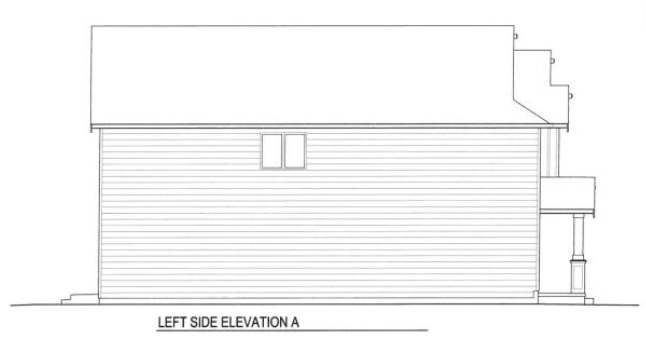
#> input picture Side Elevations/left_1.png, 646 x 345 px
$ python side_view_detector.py
#> lines starting #> are read from the running program, lines starting #| are printed output that depends on the picture; after the words box and inside, x2 and y2 are one past the last pixel; in counts of white or black regions, pixels touching at a corner belong together
#> in get_horizontal_pressure_areas_on_x, image1 is the input picture: shape (345, 646, 3); min 33, max 255, mean 247.2
import dataclasses
import cv2
import numpy as np


@dataclasses.dataclass(kw_only=True, frozen=True)
class areas:
  """Class to hold area's of each horizontal pressure point by floor.

    Note that in each dictionary, an index "0" equates to the roof, and is in
    order from top down. For example, if there was a 3 story building, index 0
    would be the roof, index 1 would be the upper floor, index 2 would be the
    main floor, and index 3 would be the bottom floor.

    It is possible to not have an index for each floor in every dictionary
    (in fact, this is usually the case).

  Attributes:
    a_area: A dictionary mapping a floors index to the sum of "a" horizontal
      pressure areas.
    b_area: A dictionary mapping a floors index to the sum of "b" horizontal
      pressure areas.
    c_area: A dictionary mapping a floors index to the sum of "c" horizontal
      pressure areas.
    d_area: A dictionary mapping a floors index to the sum of "d" horizontal
      pressure areas.
  """
  a_area: dict[int, float]
  b_area: dict[int, float]
  c_area: dict[int, float]
  d_area: dict[int, float]

  def __str__(self):
    """Converts object to debug string."""
    return f"""
      A areas: {self.a_area}
      B areas: {self.b_area}
      C areas: {self.c_area}
      D areas: {self.d_area}
      """


def detect_interest_region(image: cv2.typing.MatLike, image_len: float):
#> called with image_len = 44.2
  width = image.shape[1]
  height = image.shape[0]

  # Convert the image to grayscale
  gray = cv2.cvtColor(image, cv2.COLOR_BGR2GRAY)

  # Apply adaptive thresholding to segment the image
  threshold = cv2.adaptiveThreshold(
      gray, 255, cv2.ADAPTIVE_THRESH_MEAN_C, cv2.THRESH_BINARY_INV, 11, 5)
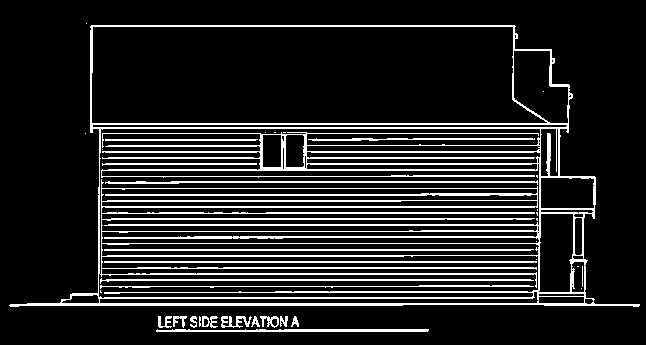
#> threshold: shape (345, 646); 13.7% white in thin lines or dots, all inside (x1, y1, x2, y2) = (9, 23, 640, 332)

  # Find contours in the thresholded image
  contours, _ = cv2.findContours(
      threshold, cv2.RETR_EXTERNAL, cv2.CHAIN_APPROX_SIMPLE)
#> contours = 14 contours, 3 with area under 20; largest, box (x1, y1, x2, y2) and area: (9, 25, 640, 307) 133056, (156, 329, 429, 332) 443, (260, 316, 279, 328) 110, (221, 316, 252, 328) 108, (202, 316, 218, 328) 90

  """
  cv2.imshow('Contours', threshold)
  cv2.waitKey(0)
  """

  # Filter contours based on aspect ratio and area
  min_aspect_ratio = 0.5
  max_aspect_ratio = 30
  min_area = 100
  max_area = width*height * 1
  area_list = []

  text_regions = []
  for contour in contours:
    x, y, w, h = cv2.boundingRect(contour)
    aspect_ratio = w / float(h)
    area = (w * h)
    if aspect_ratio > min_aspect_ratio and area > min_area \
          and aspect_ratio < max_aspect_ratio and area < max_area:
      text_regions.append((x, y, x + w, y + h))
      area_list.append(area)
#> this loop made 14 passes
#> (x, y, w, h, aspect_ratio, area) on passes 1 to 8: (156, 329, 273, 3, 91, 819), (291, 316, 8, 11, 0.727, 88), (280, 316, 8, 11, 0.727, 88), (260, 316, 19, 12, 1.58, 228), (251, 316, 9, 11, 0.818, 99), (221, 316, 31, 12, 2.58, 372), (202, 316, 16, 12, 1.33, 192), (199, 316, 2, 11, 0.182, 22)
#> after the loop, area_list = [228, 372, 192, 168, 168, 177942]; text_regions = [(260, 316, 279, 328), (221, 316, 252, 328), (202, 316, 218, 328), (173, 316, 187, 328), (158, 316, 172, 328), (9, 25, 640, 307)]

  # detect the main region
  main_region = text_regions[np.argmax(area_list)]
#> main_region = (9, 25, 640, 307)
  main_region = list(main_region)
#> main_region = [9, 25, 640, 307]

  # detect right text region
  right_text = []
  right_x = []
  for text_region in text_regions:
    x1, y1, x2, y2 = text_region
    if x1 > 0.75*width and y1 < 0.5 * height:
      right_text.append(text_region)
      right_x.append(x1)
#> this loop made 6 passes
#> after the loop, right_text = []; right_x = []

  if len(right_x) > 2:
    main_region[2] = np.min(right_x)

  # detect left text region
  left_text = []
  left_x = []
  for text_region in text_regions:
    x1, y1, x2, y2 = text_region
    if x1 < 0.25*width and y1 < 0.5 * height:
      left_text.append(text_region)
      left_x.append(x1)
#> after the loop, left_text = [(9, 25, 640, 307)]; left_x = [9]

  if len(left_x) > 2:
    main_region[0] = np.max(left_x)

  # get the interst region
  image_ = np.ones(image.shape, dtype=np.uint8)*255
  x1, y1, x2, y2 = main_region
  image_[y1:y2, x1:x2, :] = image[y1:y2, x1:x2, :]

  # Convert the image to grayscale
  gray = cv2.cvtColor(image_, cv2.COLOR_BGR2GRAY)

  # Apply edge detection to find the edges of the building
  edges = cv2.Canny(gray, 50, 150)
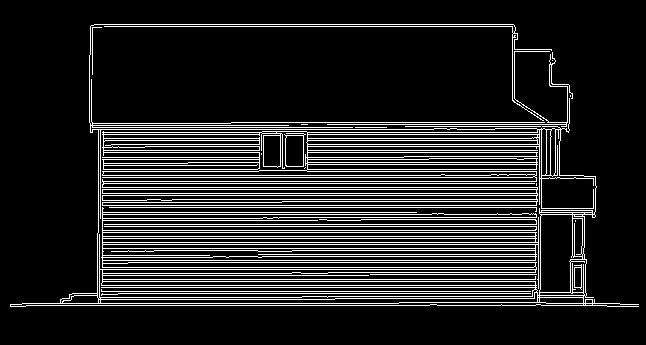
#> edges: shape (345, 646); 13.8% white in thin lines or dots, all inside (x1, y1, x2, y2) = (10, 24, 639, 307)

  # Apply line detection
  lines = cv2.HoughLinesP(edges, 1, np.pi/180,
                          threshold=20, minLineLength=20, maxLineGap=10)
#> lines = 168 rows, first 6: [97, 260, 540, 260], [104, 26, 514, 26], [98, 214, 594, 214], [98, 205, 541, 205], [97, 281, 540, 281], [128, 262, 540, 262]

  # detect first vertical line and last vertical line
  vertical_x = []
  for line in lines:
    x1, y1, x2, y2 = line[0]
    if np.abs(x1 - x2) < 3:
      vertical_x.append(x1)
#> this loop made 168 passes
#> after the loop, vertical_x = [90, 574, 89, 567, 572, 90, 570, 583, 98, 584, 539, 536, 583, 99, 539, 100, 102, 550, 550, 595, 541, 97, 546]

  main_region[0] = np.min(vertical_x) - 5
  main_region[1] = main_region[1] - 5
  main_region[2] = np.max(vertical_x) + 5
  main_region[3] = main_region[3] + 5
  # get the interest region

  x1, y1, x2, y2 = main_region
#> x1 = 84; y1 = 20; x2 = 600; y2 = 312
  image_len = image_len*(x2-x1)/image.shape[1]
#> image_len = 35.31
  image_ = image[y1:y2, x1:x2, :].copy()
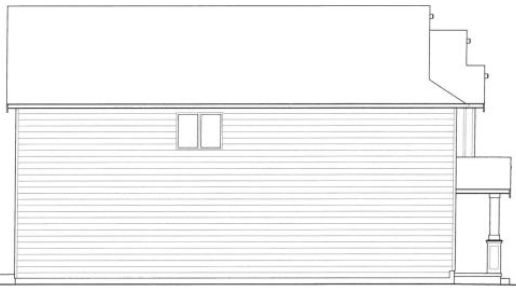
#> image_: shape (292, 516, 3); min 38, max 255, mean 245

  return image_, image_len, [x1, y1]


def detect_left_wall(lines, plate_top, plate_bottom, image, th=0.7, depth=0.15, gap=10, roof=False):
  if lines is None:
      return []

  left_vertical_lines = []
  left_vertical_len = []
  left_vertical_x = []
  left_wall = []

  for line in lines:
    x1, y1, x2, y2 = line[0]
    if np.abs(x1 - x2) < 3 and x1 < image.shape[1]*depth and y1 > plate_top[0][1] - 10 and y1 < plate_bottom[0][1] + 10:
      left_vertical_lines.append(line)

      for line in lines:
        x11, y11, x22, y22 = line[0]
        if y22 > y2 and (y11 - y2) < gap and np.abs(x11 - x22) < 5 and np.abs(x1 - x22) < 5 and y11 > plate_top[0][1]:
          y2 = y22
          left_vertical_lines[-1][0][3] = y2

      left_vertical_x.append(x1)
      left_vertical_len.append(np.abs(y2-y1))

  for i in range(len(left_vertical_x)):
      n = np.argmin(left_vertical_x)
      if left_vertical_len[n] > th * np.abs(plate_top[0][1] - plate_bottom[0][1]):
        left_wall = left_vertical_lines[n]
        break
      left_vertical_x[n] = image.shape[0]
  if len(left_wall) == 0:
    try:
      left_wall = left_vertical_lines[np.argmax(left_vertical_len)]
    except:
      left_wall = []
  if (plate_bottom[0][3] - left_wall[0][3]) < (plate_bottom[0][3] - plate_top[0][3])*0.3 and roof:
    return []
  else:
    return left_wall


def detect_right_wall(lines, plate_top, plate_bottom, image, th=0.7, depth=0.85, gap=10, roof=False):
  if lines is None:
    return []

  right_vertical_lines = []
  right_vertical_len = []
  right_vertical_x = []
  right_wall = []
  if lines is not None:
    for line in lines:
      x1, y1, x2, y2 = line[0]
      if np.abs(x1 - x2) < 5 and x1 > image.shape[1]*depth and y1 > plate_top[0][1] and y1 < plate_bottom[0][1]:
        right_vertical_lines.append(line)

        for line in lines:
          x11, y11, x22, y22 = line[0]
          if y22 > y2 and (y11 - y2) < gap and np.abs(x11 - x22) < 5 and np.abs(x1 - x22) < 5 and y11 > plate_top[0][1]:
            y2 = y22
            right_vertical_lines[-1][0][3] = y2
        right_vertical_len.append(np.abs(y2-y1))
        right_vertical_x.append(x1)

  for i in range(len(right_vertical_x)):
      n = np.argmax(right_vertical_x)
      if right_vertical_len[n] > th * np.abs(plate_top[0][1] - plate_bottom[0][1]):
        right_wall = right_vertical_lines[n]
        break
      right_vertical_x[n] = 0
  if len(right_wall) == 0:
    right_wall = right_vertical_lines[np.argmax(right_vertical_len)]

  if (plate_bottom[0][3] - right_wall[0][3]) < (plate_bottom[0][3] - plate_top[0][3])*0.3 and roof:
    return []
  else:
    return right_wall


def detect_bottom(lines, image):
  bottom_lines = []
  bottom_len = []
  bottom_y = []
  bottom = []

  if lines is not None:
    for line in lines:
      x1, y1, x2, y2 = line[0]
      if np.abs(y1 - y2) < 5 and y1 > image.shape[0]*0.9:
        bottom_lines.append(line)
        bottom_len.append(np.abs(x2-x1))
        bottom_y.append(y1)

  for i in range(len(bottom_y)):
    n = np.argmax(bottom_y)
    if bottom_len[n] > 0.5*image.shape[1]:
      bottom = bottom_lines[n]
      break
    bottom_y[n] = 0
  if len(bottom) == 0:
    bottom = bottom_lines[np.argmax(bottom_len)]
  return bottom


def detect_roof_top(lines, image):
  top_roof_lines = []
  top_roof_len = []

  if lines is not None:
    for line in lines:
      x1, y1, x2, y2 = line[0]
      if np.abs(y1 - y2) < 5 and y1 < image.shape[0]*0.2:
        top_roof_lines.append(line)
        top_roof_len.append(np.abs(x2-x1))

  roof_top = top_roof_lines[np.argmax(top_roof_len)]
  return roof_top


def detect_plate_top(lines, roof_top, image):
  plate_top_lines = []
  plate_top_len = []
  plate_top_y = []
  plate_top = []

  if lines is not None:
    for line in lines:
      x1, y1, x2, y2 = line[0]
      if np.abs(y1 - y2) < 5 and y1 > image.shape[0]*0.2 and y1 < image.shape[1]*0.4:
        plate_top_lines.append(line)
        plate_top_len.append(np.abs(x2-x1))
        plate_top_y.append(y1)

  for i in range(len(plate_top_y)):
    n = np.argmin(plate_top_y)
    if plate_top_len[n] > 0.15*image.shape[1] and np.abs(plate_top_y[n] - roof_top[0][1]) > 0.05*image.shape[0] and\
        ((np.abs(plate_top_lines[n][0][0] - roof_top[0][0]) < 30 or np.abs(plate_top_lines[n][0][2] - roof_top[0][2])) < 30):
      plate_top = plate_top_lines[n]
      break
    plate_top_y[n] = image.shape[0]
  if len(plate_top) == 0:
    plate_top = plate_top_lines[np.argmax(plate_top_len)]
  return plate_top


# TODO: Add doc comment and variable types in parameters. Also add return type.
def detect_roof_rest(lines, roof_top, roof_left, roof_right, plate_top, image, roof_rest_, nn):
  """_summary_

  Args:
      lines (_type_): _description_
      roof_top (_type_): _description_
      roof_left (_type_): _description_
      roof_right (_type_): _description_
      plate_top (_type_): _description_
      image (_type_): _description_
      roof_rest_ (_type_): _description_
      nn (_type_): _description_

  Returns:
      _type_: _description_
  """
  if roof_top[0][2] - roof_top[0][0] > 0.97*(roof_right[0][0] - roof_left[0][0]):
    return roof_rest_

  roof_rest_lines = []
  roof_rest_len = []
  roof_rest_y = []
  roof_rest = roof_rest_.copy()

  if lines is not None:
    for line in lines:
      x1, y1, x2, y2 = line[0]

      if abs(roof_top[0][0] - roof_left[0][0]) > 20:
        if np.abs(y1 - y2) < 5 and y1 > roof_top[0][1] and y1 < plate_top[0][1] \
              and x1 < roof_top[0][0] - 10 and x2 < roof_top[0][0] + 10:
          roof_rest_lines.append(line)
          roof_rest_len.append(np.abs(x2-x1))
          roof_rest_y.append(y1)

      if abs(roof_top[0][2] - roof_right[0][2]) > 20:
          if np.abs(y1 - y2) < 5 and y1 > roof_top[0][1] and y1 < plate_top[0][1] \
              and x2 > roof_top[0][2] + 10 and x1 > roof_top[0][2] - 10:
            roof_rest_lines.append(line)
            roof_rest_len.append(np.abs(x2-x1))
            roof_rest_y.append(y1)

  for i in range(len(roof_rest_y)):
      n = np.argmin(roof_rest_y)
      if abs(roof_top[0][0] - roof_left[0][0]) > 20:
          if roof_rest_len[n] > 0.25*(abs(roof_top[0][0] - roof_left[0][0])):
              roof_rest.append(roof_rest_lines[n])
              break
      if abs(roof_top[0][2] - roof_right[0][2]) > 20:
          if roof_rest_len[n] > 0.25*(abs(roof_top[0][2] - roof_right[0][2])):
              roof_rest.append(roof_rest_lines[n])
              break
      roof_rest_y[n] = image.shape[0]
  if len(roof_rest) == len(roof_rest_):
      roof_rest = roof_rest_lines[np.argmax(roof_rest_len)]

  if abs(roof_top[0][2] - roof_right[0][2]) > 20:
      roof_top[0][2] = roof_rest[-1][0][2]
  if abs(roof_top[0][0] - roof_left[0][0]) > 20:
      roof_top[0][0] = roof_rest[-1][0][0]
  nn = nn + 1
  if nn > 5:
      return roof_rest
  else:
      roof_rest = detect_roof_rest(
          lines, roof_top, roof_left, roof_right, plate_top, image, roof_rest, nn)
  return roof_rest


# TODO: Add doc comment and variable types in parameters. Also add return type.
def get_area(roof_points, x1, x2, y):
  """_summary_

  Args:
      roof_points (_type_): _description_
      x1 (_type_): _description_
      x2 (_type_): _description_
      y (_type_): _description_

  Returns:
      _type_: _description_
  """
  n1 = np.where(roof_points[:, 0] <= x1)[0][-1]
  y1 = roof_points[n1, 1] + (roof_points[n1+1, 1] - roof_points[n1, 1])*(x1 - roof_points[n1, 0])\
      / (roof_points[n1+1, 0] - roof_points[n1, 0])

  n2 = np.where(roof_points[:, 0] <= x2)[0][-1]
  try:
    y2 = (roof_points[n2, 1] + (roof_points[n2+1, 1] -
                                roof_points[n2, 1])*(x2 - roof_points[n2, 0]) /
          (roof_points[n2+1, 0] - roof_points[n2, 0]))
  except:
    y2 = roof_points[n2, 1]

  points = []
  points.append([x1, y1])
  for k in range(n1+1, n2-1):
    points.append([roof_points[k][0], roof_points[k][1]])

  points.append([x2, y2])
  points = np.array(points)

  area = 0

  for k in range(len(points)-1):
    area = area + (points[k+1][0] - points[k][0]) * \
      (y - (points[k+1][1] + points[k][1])/2)
  return area


# TODO: Add comments whenever there is some sort of multiplier describing what
# it is and why.
def get_horizontal_pressure_areas_on_x(image_path: str, output_path: str,  image_length: float
                                       ) -> areas:
  """Gets the sum of all the pressure areas for each floor.

  Args:
    image_path: A path to the image being detected on a local machine
      (full path). The image is always in the form of .png.
    image_length: The length of the image in real life scale in feet (from x==0
      to x==len(x-1)).
    output_path : A path to be saved.

  Returns:
    An object holding dictionaries mapping each floors index to their
      respective a, b, c, and d areas.
  """
  # Load the image
  image1 = cv2.imread(image_path)

  # detect interested region
  image2, image_len, p0 = detect_interest_region(image1.copy(), image_length)
#> image_len = 35.31; p0 = [84, 20]

  width = image2.shape[1]
  height = image2.shape[0]

  ratio = 1050/width
  height2 = int(height*ratio)

  image = cv2.resize(image2, (1050, height2))

  # Convert the image to grayscale
  gray = cv2.cvtColor(image, cv2.COLOR_BGR2GRAY)
#> gray: shape (594, 1050)
  gray[np.where(gray < 150)] = 0
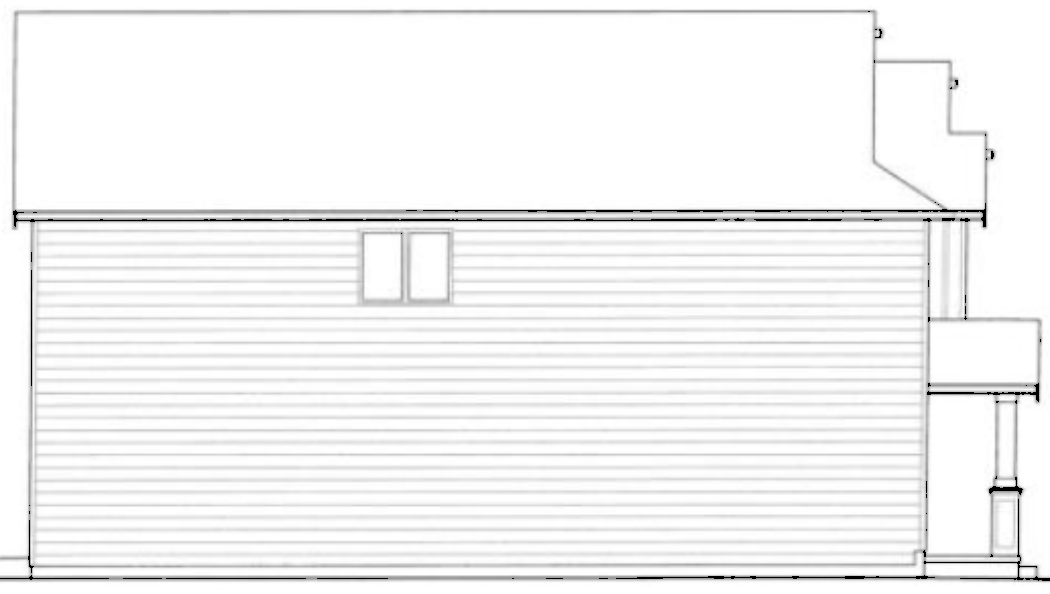
#> gray: shape (594, 1050); min 0, max 255, mean 244

  # Apply edge detection to find the edges of the building
  edges = cv2.Canny(gray, 50, 150)
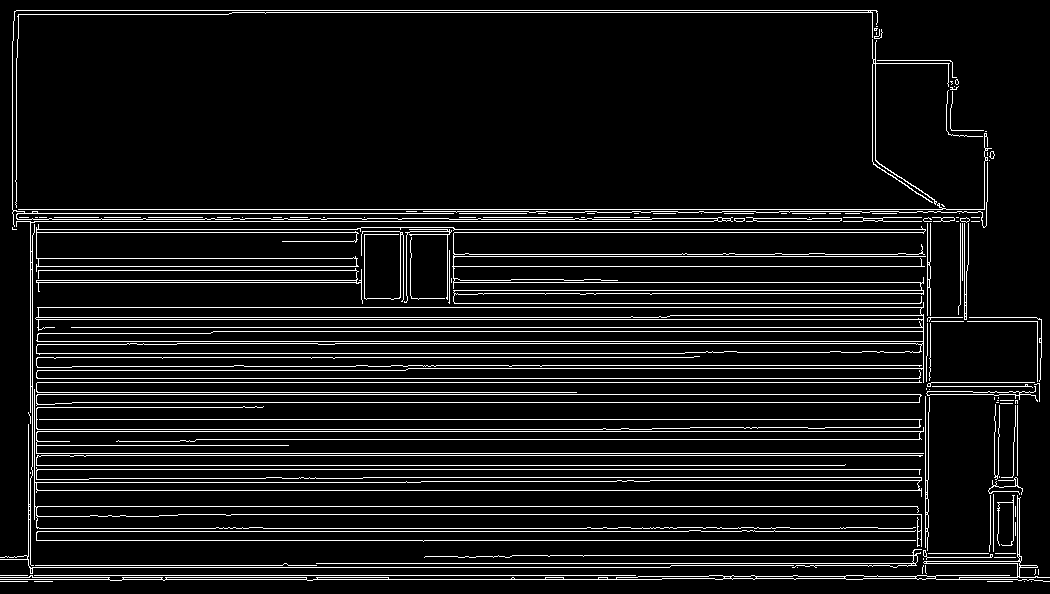
#> edges: shape (594, 1050); 8.5% white in thin lines or dots

  """
  cv2.imshow('edges', edges)
  cv2.waitKey(0)
  """

  # Apply line detection
  lines = cv2.HoughLinesP(edges, 1, np.pi/180, threshold=20, minLineLength=20,
                          maxLineGap=10)
#> lines = 209 rows, first 6: [30, 232, 362, 232], [447, 266, 930, 266], [12, 209, 986, 209], [30, 319, 930, 319], [28, 431, 928, 431], [28, 531, 688, 531]

  for n, line in enumerate(lines):
    x1, y1, x1, y2 = line[0]
    if y1 > y2:
      line[0][1] = y2
      line[0][3] = y1
      lines[n] = line
#> this loop made 209 passes
#> (x1, y1, y2) on passes 1 to 3: (362, 232, 232), (930, 266, 266), (986, 209, 209)
#> (the rest of the program and of its run is left out)
